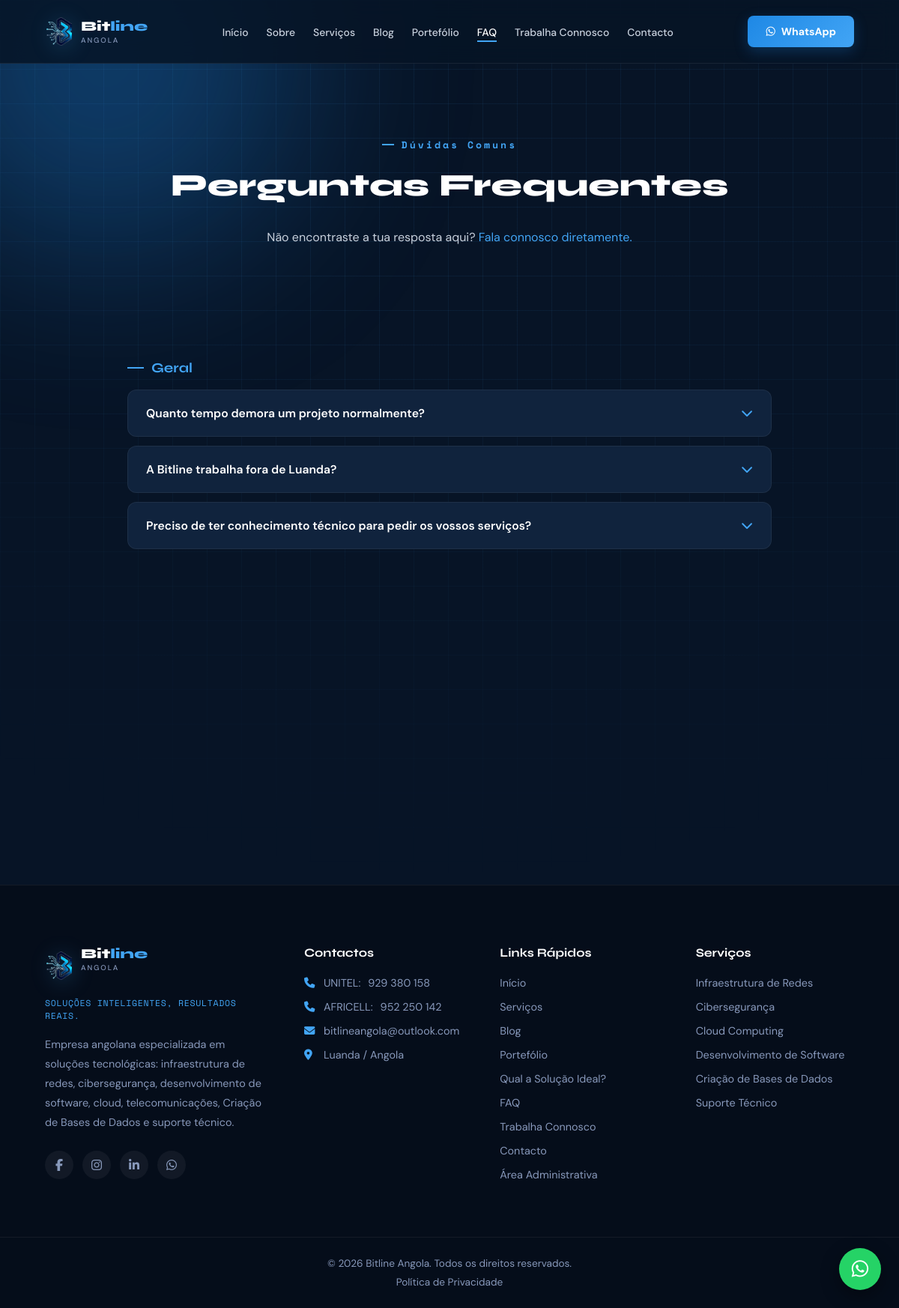
The app's page /faq.php with its own data.
### tables this page shows
CREATE TABLE IF NOT EXISTS faq (
  id INT AUTO_INCREMENT PRIMARY KEY,
  pergunta VARCHAR(300) NOT NULL,
  resposta TEXT NOT NULL,
  categoria VARCHAR(100) DEFAULT NULL,
  ordem INT NOT NULL DEFAULT 0,
  publicado TINYINT(1) NOT NULL DEFAULT 1,
  criado_em DATETIME NOT NULL DEFAULT CURRENT_TIMESTAMP
);

### includes/funcoes.php (called while the page is built, shortened)
<?php
function limpar(string $texto): string
{
    return htmlspecialchars(trim($texto), ENT_QUOTES, 'UTF-8');
}

### faq.php (the view, shortened to what this page needs)
<?php
require_once __DIR__ . '/includes/funcoes.php';
$pdo = getConnection();
$faqs = $pdo->query(
    'SELECT * FROM faq WHERE publicado = 1 ORDER BY categoria ASC, ordem ASC, id ASC'
)->fetchAll();
$grupos = [];
foreach ($faqs as $f) {
    $cat = $f['categoria'] ?: 'Geral';
    $grupos[$cat][] = $f;
}
require __DIR__ . '/includes/header.php';
?>
  <section id="blog-hero">
    <div class="page-hero-content reveal">
      <span class="section-label">Dúvidas Comuns</span>
      <h1 class="section-title">Perguntas Frequentes</h1>
      <p class="section-sub">Não encontraste a tua resposta aqui? <a href="contacto.php" style="color: var(--blue-glow);">Fala connosco diretamente.</a></p>
    </div>
  </section>
  <section id="faq-lista">
    <?php if (empty($grupos)): ?>
      <p class="blog-empty reveal">Ainda não há perguntas frequentes publicadas.</p>
    <?php else: ?>
      <?php foreach ($grupos as $categoria => $itens): ?>
        <div class="faq-grupo reveal">
          <h2 class="faq-categoria"><?= limpar($categoria) ?></h2>
          <div class="faq-acordeao">
            <?php foreach ($itens as $f): ?>
              <div class="faq-item">
                <button class="faq-pergunta" type="button">
                  <span><?= limpar($f['pergunta']) ?></span>
                  <i class="fa-solid fa-chevron-down"></i>
                </button>
              </div>
            <?php endforeach; ?>
          </div>
        </div>
      <?php endforeach; ?>
    <?php endif; ?>
  </section>
<?php require __DIR__ . '/includes/footer.php'; ?>

### css/estilo.css (style rules this page uses)
* { margin: 0; padding: 0; box-sizing: border-box; }
html { scroll-behavior: smooth; }
body { font-family: 'DM Sans', sans-serif; background: #071426; color: #ffffff; overflow-x: hidden; cursor: default; }
a { text-decoration: none; color: inherit; }
button { font-family: inherit; cursor: pointer; }
:root { --navy: #071426; --navy-mid: #0B1F3A; --navy-light: #10233D; --navy-soft: #133C74; --blue-accent: #1E88E5; --blue-glow: #42A5F5; --white: #FFFFFF; --white-dim: #C8D1DD; --grey: #8899BB; --container: 1200px; --cor-primaria: var(--navy-mid); --cor-secundaria: var(--navy-soft); --cor-azul: var(--blue-accent); --cor-azul-claro: var(--blue-glow); --cor-branca: var(--white); --cor-cinza: var(--white-dim); --cor-preta: #000000; }
.reveal { opacity: 0; transform: translateY(28px); transition: all 0.7s cubic-bezier(.2,.7,.3,1); }
.reveal.visible { opacity: 1; transform: translateY(0); }
.section-header, .section-title { text-align: center; margin-bottom: 70px; }
.section-header span, .section-title span, .section-label { display: inline-block; color: var(--blue-glow); font-weight: 700; letter-spacing: 3px; font-size: 0.82rem; font-family: 'Space Mono', monospace; position: relative; padding-left: 26px; }
.section-header span::before, .section-label::before { content: ''; position: absolute; left: 0; top: 50%; transform: translateY(-50%); width: 16px; height: 2px; background: var(--blue-glow); }
.section-header h2, .section-title, .section-title h2 { font-size: 42px; margin: 20px 0; font-family: 'Syne', sans-serif; font-weight: 800; line-height: 1.2; }
.section-header p, .section-title p, .section-sub { max-width: 720px; margin: 0 auto; color: var(--white-dim); line-height: 1.8; }
#blog-hero, #contacto-hero { min-height: 42vh; display: flex; align-items: center; padding: 60px 0 50px; text-align: center; }
.page-hero-content { position: relative; z-index: 2; max-width: 760px; margin: 0 auto; }
.page-hero-content .section-header, .page-hero-content .section-title { margin-bottom: 30px; }
#faq-lista { padding: 60px 0 110px; max-width: 860px; margin: 0 auto; }
.faq-grupo { margin-bottom: 44px; }
.faq-categoria { font-family: 'Syne', sans-serif; font-size: 1.15rem; font-weight: 700; margin-bottom: 18px; color: var(--blue-glow); display: flex; align-items: center; gap: 10px; }
.faq-categoria::before { content: ''; width: 22px; height: 2px; background: var(--blue-glow); display: inline-block; }
.faq-item { background: var(--navy-light); border: 1px solid rgba(255,255,255,0.06); border-radius: 12px; margin-bottom: 12px; overflow: hidden; transition: border-color 0.2s; }
.faq-pergunta { width: 100%; display: flex; justify-content: space-between; align-items: center; gap: 16px; padding: 20px 24px; background: none; border: none; color: var(--white); font-size: 0.98rem; font-weight: 600; text-align: left; cursor: pointer; font-family: 'DM Sans', sans-serif; }
.faq-pergunta i { color: var(--blue-glow); transition: transform 0.3s ease; flex-shrink: 0; }

### records on screen
faq: pergunta "Quanto tempo demora um projeto normalmente?"
faq: pergunta "A Bitline trabalha fora de Luanda?"
faq: pergunta "Preciso de ter conhecimento técnico para pedir os vossos serviços?"

### other values on screen
limpar($categoria) "Geral"
formatarTelefone(CONTACTO_UNITEL) "929 380 158"
formatarTelefone(CONTACTO_AFRICELL) "952 250 142"
